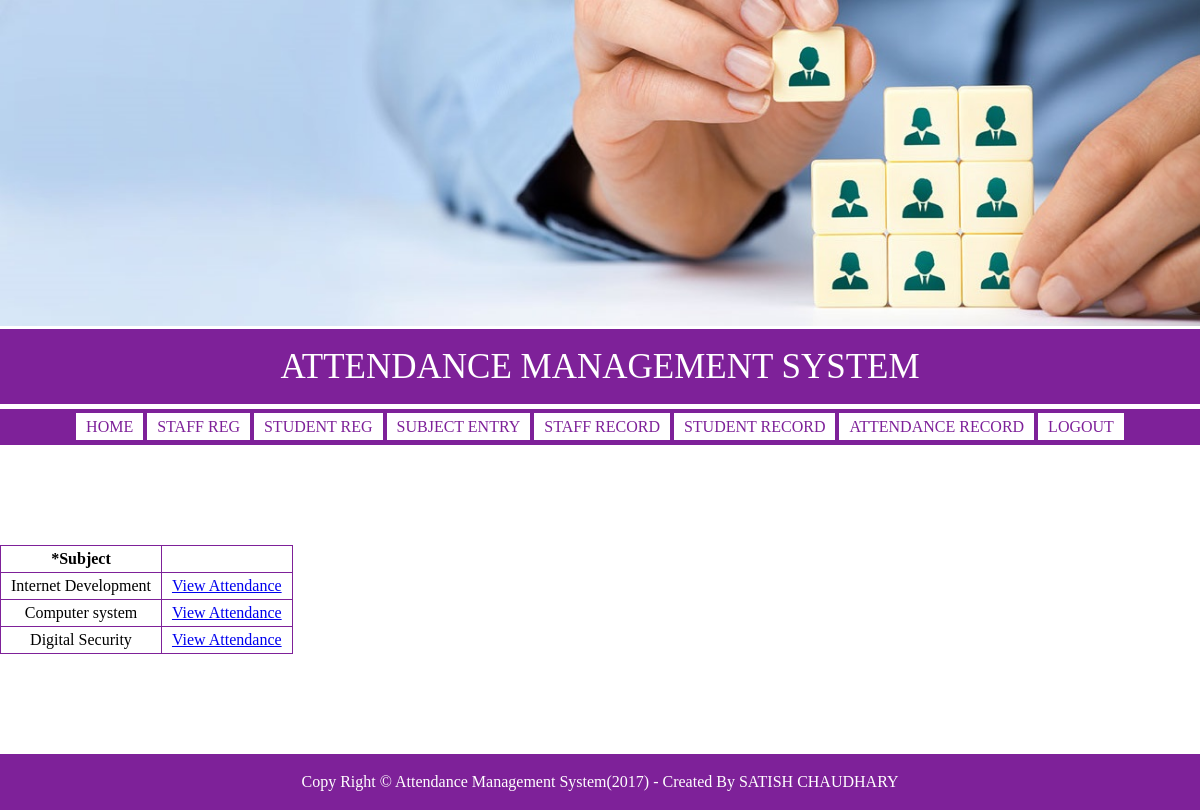
The app's page /attendanceRecord.php with its own data.
### tables this page shows
CREATE TABLE `subject_tbl` (
  `subject_id` int(11) NOT NULL,
  `d_id` int(11) NOT NULL,
  `sem_id` int(11) NOT NULL,
  `subject_name` varchar(255) NOT NULL
);

### classes/class.user.php (called while the page is built, shortened)
<?php
class USER{
	private $conn;
	public function __construct()
    {
        $database = new Database();
        $db = $database->dbConn();
        $this->conn = $db;
    }
	public function runQuery($sql){
		$stmt = $this->conn->prepare($sql);
		return $stmt;
	}
}
?>

### attendanceRecord.php (the view)
<?php
include_once 'include/adminheader.php';
?>
	<section class="body">
		<div class="container">
				<table align="center">
					<tr style="font-weight: bold;">
						<td>*Subject</td>
						<td></td>
					</tr>
					<?php
						require_once 'classes/class.user.php';
            			$user=new USER;
	    					try{
				                $result=$user->runQuery("SELECT * FROM subject_tbl");
				                $result->execute();
				                displayData($result);
				            }catch(PDOException $ex){
				                echo $ex->getMessage();
				            }
						function displayData($result)
			            {
			                while ($row = $result->fetch(PDO::FETCH_ASSOC)) {
			                    print "<tr >";
			                        print "<td>".$row["subject_name"] . "</td>";
			                        print "<td><a href='viewAttendance.php?subject_name=".$row['subject_name']."'>View Attendance</a></td>";
			                    print "</tr>";
			                }
			            }
		            ?>
				</table>
		</div>
	</section>
<?php
include_once 'include/footer.php';
?>

### css/style.css (style rules this page uses)
.container { padding:100px 0px; }
.container table tr td { border: 1px solid #7e2199; padding: 5px 10px; text-align: center; }

### records on screen
subject_tbl: subject_name "Internet Development"
subject_tbl: subject_name "Computer system"
subject_tbl: subject_name "Digital Security"
